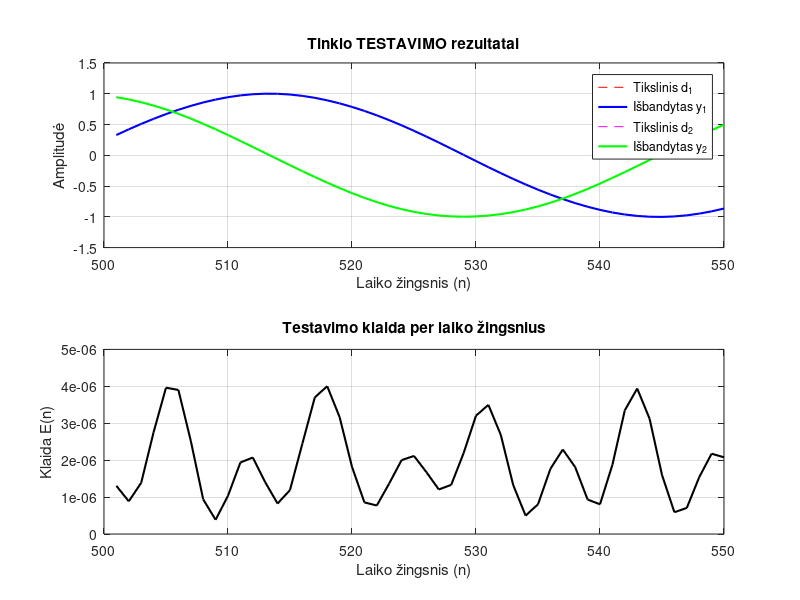

This figure's MATLAB source:
clear; clc; close all;

% =========================================================================
% 1. TINKLO PARAMETRAI IR KOEFICIENTŲ APRAŠYMAS
% =========================================================================
eta = 0.05;    % Padidintas mokymosi greitis greitesniam konvergavimui
N = 500;       % Laiko žingsniai vienoje epochoje
epochs = 1000; % Epochų skaičius

% Svorių inicializavimas maža atsitiktine reišme apie 0 (tarp -0.5 ir 0.5)
w11_1 = (rand()-0.5); w12_1 = (rand()-0.5); w11_r = (rand()-0.5); b1_1 = (rand()-0.5);
w21_1 = (rand()-0.5); w22_1 = (rand()-0.5); b2_1  = (rand()-0.5);
w31_1 = (rand()-0.5); w32_1 = (rand()-0.5); w32_r = (rand()-0.5); b3_1 = (rand()-0.5);

w11_2 = (rand()-0.5); w12_2 = (rand()-0.5); w13_2 = (rand()-0.5); b1_2 = (rand()-0.5);
w21_2 = (rand()-0.5); w22_2 = (rand()-0.5); w23_2 = (rand()-0.5); b2_2 = (rand()-0.5);

% =========================================================================
% 2. DUOMENŲ PARUOŠIMAS (Sušvelnintas dažnis tolygiam mokymuisi)
% =========================================================================
t = 1:N;
step = 0.1; % Sušvelnintas laiko žingsnis

X1 = sin(t * step);
X2 = cos(t * step);
D1 = sin(t * step + 0.5);
D2 = cos(t * step + 0.5);

Y1 = zeros(1, N); Y2 = zeros(1, N); E = zeros(1, N);

% =========================================================================
% 3. MOKYMOSI CIKLAS SU EPOCHOMIS
% =========================================================================
for ep = 1:epochs
    y1_prev = 0;
    y2_prev = 0;
    
    for n = 1:N
        x1 = X1(n); x2 = X2(n);
        d1 = D1(n); d2 = D2(n);
        
        % Forward pass
        v1_1 = w11_1*x1 + w12_1*x2 + w11_r*y1_prev + b1_1;
        v2_1 = w21_1*x1 + w22_1*x2 + b2_1;
        v3_1 = w31_1*x1 + w32_1*x2 + w32_r*y2_prev + b3_1;
        
        h1 = 1 / (1 + exp(-v1_1));
        h2 = 1 / (1 + exp(-v2_1));
        h3 = 1 / (1 + exp(-v3_1));
        
        y1 = w11_2*h1 + w12_2*h2 + w13_2*h3 + b1_2;
        y2 = w21_2*h1 + w22_2*h2 + w23_2*h3 + b2_2;
        
        % Backpropagation
        e1 = d1 - y1;
        e2 = d2 - y2;
        
        delta1_2 = e1;
        delta2_2 = e2;
        
        delta1_1 = (delta1_2 * w11_2 + delta2_2 * w21_2) * h1 * (1 - h1);
        delta2_1 = (delta1_2 * w12_2 + delta2_2 * w22_2) * h2 * (1 - h2);
        delta3_1 = (delta1_2 * w13_2 + delta2_2 * w23_2) * h3 * (1 - h3);
        
        % Svorių atnaujinimai
        w11_2 = w11_2 + eta * delta1_2 * h1;
        w12_2 = w12_2 + eta * delta1_2 * h2;
        w13_2 = w13_2 + eta * delta1_2 * h3;
        b1_2  = b1_2  + eta * delta1_2;
        
        w21_2 = w21_2 + eta * delta2_2 * h1;
        w22_2 = w22_2 + eta * delta2_2 * h2;
        w23_2 = w23_2 + eta * delta2_2 * h3;
        b2_2  = b2_2  + eta * delta2_2;
        
        w11_1 = w11_1 + eta * delta1_1 * x1;
        w12_1 = w12_1 + eta * delta1_1 * x2;
        w11_r = w11_r + eta * delta1_1 * y1_prev;
        b1_1  = b1_1  + eta * delta1_1;
        
        w21_1 = w21_1 + eta * delta2_1 * x1;
        w22_1 = w22_1 + eta * delta2_1 * x2;
        b2_1  = b2_1  + eta * delta2_1;
        
        w31_1 = w31_1 + eta * delta3_1 * x1;
        w32_1 = w32_1 + eta * delta3_1 * x2;
        w32_r = w32_r + eta * delta3_1 * y2_prev;
        b3_1  = b3_1  + eta * delta3_1;
        
        y1_prev = y1;
        y2_prev = y2;
        
        if ep == epochs
            Y1(n) = y1; Y2(n) = y2;
            E(n) = 0.5 * (e1^2 + e2^2);
        end
    end
end

% =========================================================================
% 4. TESTAVIMAS (SU NAUJAIS DUOMENIMIS)
% =========================================================================
N_test = 50;
t_test = (N+1):(N+N_test);

X1_test = sin(t_test * step);
X2_test = cos(t_test * step);
D1_test = sin(t_test * step + 0.5);
D2_test = cos(t_test * step + 0.5);

Y1_test = zeros(1, N_test); Y2_test = zeros(1, N_test); E_test = zeros(1, N_test);

y1_prev_test = Y1(end);
y2_prev_test = Y2(end);

for n = 1:N_test
    x1 = X1_test(n); x2 = X2_test(n);
    d1 = D1_test(n); d2 = D2_test(n);
    
    v1_1 = w11_1*x1 + w12_1*x2 + w11_r*y1_prev_test + b1_1;
    v2_1 = w21_1*x1 + w22_1*x2 + b2_1;
    v3_1 = w31_1*x1 + w32_1*x2 + w32_r*y2_prev_test + b3_1;
    
    h1 = 1 / (1 + exp(-v1_1));
    h2 = 1 / (1 + exp(-v2_1));
    h3 = 1 / (1 + exp(-v3_1));
    
    y1 = w11_2*h1 + w12_2*h2 + w13_2*h3 + b1_2;
    y2 = w21_2*h1 + w22_2*h2 + w23_2*h3 + b2_2;
    
    Y1_test(n) = y1; Y2_test(n) = y2;
    E_test(n)  = 0.5 * ((d1 - y1)^2 + (d2 - y2)^2);
    
    y1_prev_test = y1;
    y2_prev_test = y2;
end

% =========================================================================
% 5. REZULTATŲ VAIZDAVIMAS
% =========================================================================
figure;
subplot(2,1,1);
plot(t_test, D1_test, 'r--', t_test, Y1_test, 'b-', 'LineWidth', 1.5); hold on;
plot(t_test, D2_test, 'm--', t_test, Y2_test, 'g-', 'LineWidth', 1.5);
grid on; legend('Tikslinis d_1', 'Išbandytas y_1', 'Tikslinis d_2', 'Išbandytas y_2');
xlabel('Laiko žingsnis (n)'); ylabel('Amplitudė');
title('Tinklo TESTAVIMO rezultatai');

subplot(2,1,2);
plot(t_test, E_test, 'k-', 'LineWidth', 1.5);
grid on; xlabel('Laiko žingsnis (n)'); ylabel('Klaida E(n)');
title('Testavimo klaida per laiko žingsnius');
